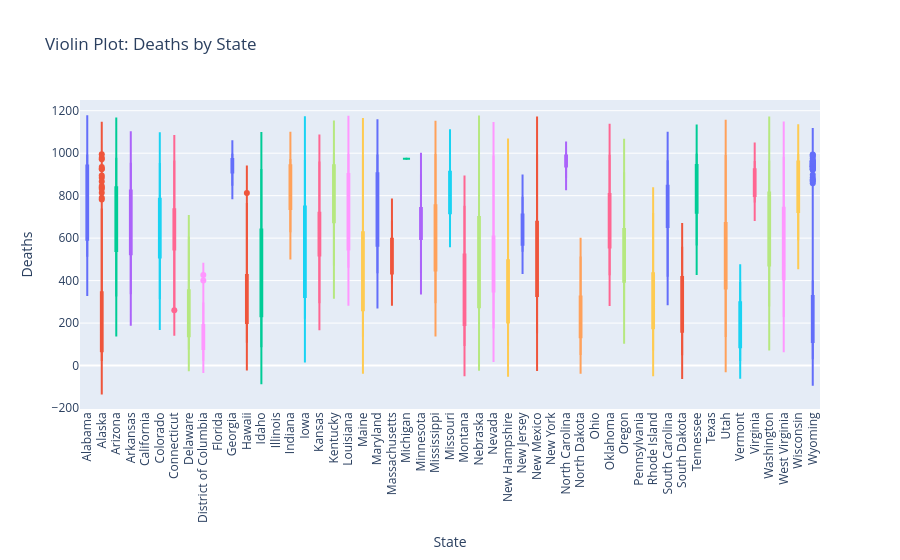

Notebook cell for this chart:
### Markdown cell above
**violin plot**

 combines aspects of a boxplot and a density plot to show the distribution of deaths by state. The width of the plot indicates the density of the data points.

### Code cell
# Create an interactive violin plot for Deaths by State
fig = px.violin(df,
                x='State',
                y='Deaths',
                color='State',  # Color each state differently
                box=True,  # Add a box plot inside the violin plot
                hover_data=['State', 'Deaths'],  # Show State and Deaths on hover
                title='Violin Plot: Deaths by State',
                labels={'Deaths': 'Deaths', 'State': 'State'})

# Customize the layout for better readability
fig.update_layout(
    title='Violin Plot: Deaths by State',
    xaxis_title='State',
    yaxis_title='Deaths',
    xaxis_tickangle=-90,  # Rotate the x-axis labels for better readability
    showlegend=False  # Hide the legend as each violin plot is already colored by state
)

# Show the plot
fig.show()

### Figure 1 — Plotly figure (JSON) as saved in the notebook; plotly's stock layout.template omitted (floating-point values rounded to 4 significant figures; data arrays with more than 128 entries replaced by an {"elided": "..."} marker saying what was removed)
{"data": [{"alignmentgroup": "True", "box": {"visible": true}, "hovertemplate": "State=%{x}<br>Deaths=%{y}<extra></extra>", "legendgroup": "Alabama", "marker": {"color": "#636efa"}, "name": "Alabama", "offsetgroup": "Alabama", "orientation": "v", "scalegroup": "True", "showlegend": true, "type": "violin", "x": {"elided": "209 str values"}, "x0": " ", "xaxis": "x", "y": {"elided": "209 int values"}, "y0": " ", "yaxis": "y"}, {"alignmentgroup": "True", "box": {"visible": true}, "hovertemplate": "State=%{x}<br>Deaths=%{y}<extra></extra>", "legendgroup": "Alaska", "marker": {"color": "#EF553B"}, "name": "Alaska", "offsetgroup": "Alaska", "orientation": "v", "scalegroup": "True", "showlegend": true, "type": "violin", "x": {"elided": "209 str values"}, "x0": " ", "xaxis": "x", "y": {"elided": "209 int values"}, "y0": " ", "yaxis": "y"}, {"alignmentgroup": "True", "box": {"visible": true}, "hovertemplate": "State=%{x}<br>Deaths=%{y}<extra></extra>", "legendgroup": "Arizona", "marker": {"color": "#00cc96"}, "name": "Arizona", "offsetgroup": "Arizona", "orientation": "v", "scalegroup": "True", "showlegend": true, "type": "violin", "x": {"elided": "209 str values"}, "x0": " ", "xaxis": "x", "y": {"elided": "209 int values"}, "y0": " ", "yaxis": "y"}, {"alignmentgroup": "True", "box": {"visible": true}, "hovertemplate": "State=%{x}<br>Deaths=%{y}<extra></extra>", "legendgroup": "Arkansas", "marker": {"color": "#ab63fa"}, "name": "Arkansas", "offsetgroup": "Arkansas", "orientation": "v", "scalegroup": "True", "showlegend": true, "type": "violin", "x": {"elided": "209 str values"}, "x0": " ", "xaxis": "x", "y": {"elided": "209 int values"}, "y0": " ", "yaxis": "y"}, {"alignmentgroup": "True", "box": {"visible": true}, "hovertemplate": "State=%{x}<br>Deaths=%{y}<extra></extra>", "legendgroup": "California", "marker": {"color": "#FFA15A"}, "name": "California", "offsetgroup": "California", "orientation": "v", "scalegroup": "True", "showlegend": true, "type": "violin", "x": {"elided": "209 str values"}, "x0": " ", "xaxis": "x", "y": {"elided": "209 null values"}, "y0": " ", "yaxis": "y"}, {"alignmentgroup": "True", "box": {"visible": true}, "hovertemplate": "State=%{x}<br>Deaths=%{y}<extra></extra>", "legendgroup": "Colorado", "marker": {"color": "#19d3f3"}, "name": "Colorado", "offsetgroup": "Colorado", "orientation": "v", "scalegroup": "True", "showlegend": true, "type": "violin", "x": {"elided": "209 str values"}, "x0": " ", "xaxis": "x", "y": {"elided": "209 int values"}, "y0": " ", "yaxis": "y"}, {"alignmentgroup": "True", "box": {"visible": true}, "hovertemplate": "State=%{x}<br>Deaths=%{y}<extra></extra>", "legendgroup": "Connecticut", "marker": {"color": "#FF6692"}, "name": "Connecticut", "offsetgroup": "Connecticut", "orientation": "v", "scalegroup": "True", "showlegend": true, "type": "violin", "x": {"elided": "209 str values"}, "x0": " ", "xaxis": "x", "y": {"elided": "209 int values"}, "y0": " ", "yaxis": "y"}, {"alignmentgroup": "True", "box": {"visible": true}, "hovertemplate": "State=%{x}<br>Deaths=%{y}<extra></extra>", "legendgroup": "Delaware", "marker": {"color": "#B6E880"}, "name": "Delaware", "offsetgroup": "Delaware", "orientation": "v", "scalegroup": "True", "showlegend": true, "type": "violin", "x": {"elided": "209 str values"}, "x0": " ", "xaxis": "x", "y": {"elided": "209 int values"}, "y0": " ", "yaxis": "y"}, {"alignmentgroup": "True", "box": {"visible": true}, "hovertemplate": "State=%{x}<br>Deaths=%{y}<extra></extra>", "legendgroup": "District of Columbia", "marker": {"color": "#FF97FF"}, "name": "District of Columbia", "offsetgroup": "District of Columbia", "orientation": "v", "scalegroup": "True", "showlegend": true, "type": "violin", "x": {"elided": "209 str values"}, "x0": " ", "xaxis": "x", "y": {"elided": "209 int values"}, "y0": " ", "yaxis": "y"}, {"alignmentgroup": "True", "box": {"visible": true}, "hovertemplate": "State=%{x}<br>Deaths=%{y}<extra></extra>", "legendgroup": "Florida", "marker": {"color": "#FECB52"}, "name": "Florida", "offsetgroup": "Florida", "orientation": "v", "scalegroup": "True", "showlegend": true, "type": "violin", "x": {"elided": "209 str values"}, "x0": " ", "xaxis": "x", "y": {"elided": "209 null values"}, "y0": " ", "yaxis": "y"}, {"alignmentgroup": "True", "box": {"visible": true}, "hovertemplate": "State=%{x}<br>Deaths=%{y}<extra></extra>", "legendgroup": "Georgia", "marker": {"color": "#636efa"}, "name": "Georgia", "offsetgroup": "Georgia", "orientation": "v", "scalegroup": "True", "showlegend": true, "type": "violin", "x": {"elided": "209 str values"}, "x0": " ", "xaxis": "x", "y": {"elided": "209 int values"}, "y0": " ", "yaxis": "y"}, {"alignmentgroup": "True", "box": {"visible": true}, "hovertemplate": "State=%{x}<br>Deaths=%{y}<extra></extra>", "legendgroup": "Hawaii", "marker": {"color": "#EF553B"}, "name": "Hawaii", "offsetgroup": "Hawaii", "orientation": "v", "scalegroup": "True", "showlegend": true, "type": "violin", "x": {"elided": "209 str values"}, "x0": " ", "xaxis": "x", "y": {"elided": "209 int values"}, "y0": " ", "yaxis": "y"}, {"alignmentgroup": "True", "box": {"visible": true}, "hovertemplate": "State=%{x}<br>Deaths=%{y}<extra></extra>", "legendgroup": "Idaho", "marker": {"color": "#00cc96"}, "name": "Idaho", "offsetgroup": "Idaho", "orientation": "v", "scalegroup": "True", "showlegend": true, "type": "violin", "x": {"elided": "209 str values"}, "x0": " ", "xaxis": "x", "y": {"elided": "209 int values"}, "y0": " ", "yaxis": "y"}, {"alignmentgroup": "True", "box": {"visible": true}, "hovertemplate": "State=%{x}<br>Deaths=%{y}<extra></extra>", "legendgroup": "Illinois", "marker": {"color": "#ab63fa"}, "name": "Illinois", "offsetgroup": "Illinois", "orientation": "v", "scalegroup": "True", "showlegend": true, "type": "violin", "x": {"elided": "209 str values"}, "x0": " ", "xaxis": "x", "y": {"elided": "209 null values"}, "y0": " ", "yaxis": "y"}, {"alignmentgroup": "True", "box": {"visible": true}, "hovertemplate": "State=%{x}<br>Deaths=%{y}<extra></extra>", "legendgroup": "Indiana", "marker": {"color": "#FFA15A"}, "name": "Indiana", "offsetgroup": "Indiana", "orientation": "v", "scalegroup": "True", "showlegend": true, "type": "violin", "x": {"elided": "209 str values"}, "x0": " ", "xaxis": "x", "y": {"elided": "209 int values"}, "y0": " ", "yaxis": "y"}, {"alignmentgroup": "True", "box": {"visible": true}, "hovertemplate": "State=%{x}<br>Deaths=%{y}<extra></extra>", "legendgroup": "Iowa", "marker": {"color": "#19d3f3"}, "name": "Iowa", "offsetgroup": "Iowa", "orientation": "v", "scalegroup": "True", "showlegend": true, "type": "violin", "x": {"elided": "209 str values"}, "x0": " ", "xaxis": "x", "y": {"elided": "209 int values"}, "y0": " ", "yaxis": "y"}, {"alignmentgroup": "True", "box": {"visible": true}, "hovertemplate": "State=%{x}<br>Deaths=%{y}<extra></extra>", "legendgroup": "Kansas", "marker": {"color": "#FF6692"}, "name": "Kansas", "offsetgroup": "Kansas", "orientation": "v", "scalegroup": "True", "showlegend": true, "type": "violin", "x": {"elided": "209 str values"}, "x0": " ", "xaxis": "x", "y": {"elided": "209 int values"}, "y0": " ", "yaxis": "y"}, {"alignmentgroup": "True", "box": {"visible": true}, "hovertemplate": "State=%{x}<br>Deaths=%{y}<extra></extra>", "legendgroup": "Kentucky", "marker": {"color": "#B6E880"}, "name": "Kentucky", "offsetgroup": "Kentucky", "orientation": "v", "scalegroup": "True", "showlegend": true, "type": "violin", "x": {"elided": "209 str values"}, "x0": " ", "xaxis": "x", "y": {"elided": "209 int values"}, "y0": " ", "yaxis": "y"}, {"alignmentgroup": "True", "box": {"visible": true}, "hovertemplate": "State=%{x}<br>Deaths=%{y}<extra></extra>", "legendgroup": "Louisiana", "marker": {"color": "#FF97FF"}, "name": "Louisiana", "offsetgroup": "Louisiana", "orientation": "v", "scalegroup": "True", "showlegend": true, "type": "violin", "x": {"elided": "209 str values"}, "x0": " ", "xaxis": "x", "y": {"elided": "209 int values"}, "y0": " ", "yaxis": "y"}, {"alignmentgroup": "True", "box": {"visible": true}, "hovertemplate": "State=%{x}<br>Deaths=%{y}<extra></extra>", "legendgroup": "Maine", "marker": {"color": "#FECB52"}, "name": "Maine", "offsetgroup": "Maine", "orientation": "v", "scalegroup": "True", "showlegend": true, "type": "violin", "x": {"elided": "209 str values"}, "x0": " ", "xaxis": "x", "y": {"elided": "209 int values"}, "y0": " ", "yaxis": "y"}, {"alignmentgroup": "True", "box": {"visible": true}, "hovertemplate": "State=%{x}<br>Deaths=%{y}<extra></extra>", "legendgroup": "Maryland", "marker": {"color": "#636efa"}, "name": "Maryland", "offsetgroup": "Maryland", "orientation": "v", "scalegroup": "True", "showlegend": true, "type": "violin", "x": {"elided": "209 str values"}, "x0": " ", "xaxis": "x", "y": {"elided": "209 int values"}, "y0": " ", "yaxis": "y"}, {"alignmentgroup": "True", "box": {"visible": true}, "hovertemplate": "State=%{x}<br>Deaths=%{y}<extra></extra>", "legendgroup": "Massachusetts", "marker": {"color": "#EF553B"}, "name": "Massachusetts", "offsetgroup": "Massachusetts", "orientation": "v", "scalegroup": "True", "showlegend": true, "type": "violin", "x": {"elided": "209 str values"}, "x0": " ", "xaxis": "x", "y": {"elided": "209 int values"}, "y0": " ", "yaxis": "y"}, {"alignmentgroup": "True", "box": {"visible": true}, "hovertemplate": "State=%{x}<br>Deaths=%{y}<extra></extra>", "legendgroup": "Michigan", "marker": {"color": "#00cc96"}, "name": "Michigan", "offsetgroup": "Michigan", "orientation": "v", "scalegroup": "True", "showlegend": true, "type": "violin", "x": {"elided": "209 str values"}, "x0": " ", "xaxis": "x", "y": {"elided": "209 int values"}, "y0": " ", "yaxis": "y"}, {"alignmentgroup": "True", "box": {"visible": true}, "hovertemplate": "State=%{x}<br>Deaths=%{y}<extra></extra>", "legendgroup": "Minnesota", "marker": {"color": "#ab63fa"}, "name": "Minnesota", "offsetgroup": "Minnesota", "orientation": "v", "scalegroup": "True", "showlegend": true, "type": "violin", "x": {"elided": "209 str values"}, "x0": " ", "xaxis": "x", "y": {"elided": "209 int values"}, "y0": " ", "yaxis": "y"}, {"alignmentgroup": "True", "box": {"visible": true}, "hovertemplate": "State=%{x}<br>Deaths=%{y}<extra></extra>", "legendgroup": "Mississippi", "marker": {"color": "#FFA15A"}, "name": "Mississippi", "offsetgroup": "Mississippi", "orientation": "v", "scalegroup": "True", "showlegend": true, "type": "violin", "x": {"elided": "209 str values"}, "x0": " ", "xaxis": "x", "y": {"elided": "209 int values"}, "y0": " ", "yaxis": "y"}, {"alignmentgroup": "True", "box": {"visible": true}, "hovertemplate": "State=%{x}<br>Deaths=%{y}<extra></extra>", "legendgroup": "Missouri", "marker": {"color": "#19d3f3"}, "name": "Missouri", "offsetgroup": "Missouri", "orientation": "v", "scalegroup": "True", "showlegend": true, "type": "violin", "x": {"elided": "209 str values"}, "x0": " ", "xaxis": "x", "y": {"elided": "209 int values"}, "y0": " ", "yaxis": "y"}, {"alignmentgroup": "True", "box": {"visible": true}, "hovertemplate": "State=%{x}<br>Deaths=%{y}<extra></extra>", "legendgroup": "Montana", "marker": {"color": "#FF6692"}, "name": "Montana", "offsetgroup": "Montana", "orientation": "v", "scalegroup": "True", "showlegend": true, "type": "violin", "x": {"elided": "209 str values"}, "x0": " ", "xaxis": "x", "y": {"elided": "209 int values"}, "y0": " ", "yaxis": "y"}, {"alignmentgroup": "True", "box": {"visible": true}, "hovertemplate": "State=%{x}<br>Deaths=%{y}<extra></extra>", "legendgroup": "Nebraska", "marker": {"color": "#B6E880"}, "name": "Nebraska", "offsetgroup": "Nebraska", "orientation": "v", "scalegroup": "True", "showlegend": true, "type": "violin", "x": {"elided": "209 str values"}, "x0": " ", "xaxis": "x", "y": {"elided": "209 int values"}, "y0": " ", "yaxis": "y"}, {"alignmentgroup": "True", "box": {"visible": true}, "hovertemplate": "State=%{x}<br>Deaths=%{y}<extra></extra>", "legendgroup": "Nevada", "marker": {"color": "#FF97FF"}, "name": "Nevada", "offsetgroup": "Nevada", "orientation": "v", "scalegroup": "True", "showlegend": true, "type": "violin", "x": {"elided": "209 str values"}, "x0": " ", "xaxis": "x", "y": {"elided": "209 int values"}, "y0": " ", "yaxis": "y"}, {"alignmentgroup": "True", "box": {"visible": true}, "hovertemplate": "State=%{x}<br>Deaths=%{y}<extra></extra>", "legendgroup": "New Hampshire", "marker": {"color": "#FECB52"}, "name": "New Hampshire", "offsetgroup": "New Hampshire", "orientation": "v", "scalegroup": "True", "showlegend": true, "type": "violin", "x": {"elided": "209 str values"}, "x0": " ", "xaxis": "x", "y": {"elided": "209 int values"}, "y0": " ", "yaxis": "y"}, {"alignmentgroup": "True", "box": {"visible": true}, "hovertemplate": "State=%{x}<br>Deaths=%{y}<extra></extra>", "legendgroup": "New Jersey", "marker": {"color": "#636efa"}, "name": "New Jersey", "offsetgroup": "New Jersey", "orientation": "v", "scalegroup": "True", "showlegend": true, "type": "violin", "x": {"elided": "209 str values"}, "x0": " ", "xaxis": "x", "y": {"elided": "209 int values"}, "y0": " ", "yaxis": "y"}, {"alignmentgroup": "True", "box": {"visible": true}, "hovertemplate": "State=%{x}<br>Deaths=%{y}<extra></extra>", "legendgroup": "New Mexico", "marker": {"color": "#EF553B"}, "name": "New Mexico", "offsetgroup": "New Mexico", "orientation": "v", "scalegroup": "True", "showlegend": true, "type": "violin", "x": {"elided": "209 str values"}, "x0": " ", "xaxis": "x", "y": {"elided": "209 int values"}, "y0": " ", "yaxis": "y"}, {"alignmentgroup": "True", "box": {"visible": true}, "hovertemplate": "State=%{x}<br>Deaths=%{y}<extra></extra>", "legendgroup": "New York", "marker": {"color": "#00cc96"}, "name": "New York", "offsetgroup": "New York", "orientation": "v", "scalegroup": "True", "showlegend": true, "type": "violin", "x": {"elided": "209 str values"}, "x0": " ", "xaxis": "x", "y": {"elided": "209 null values"}, "y0": " ", "yaxis": "y"}, {"alignmentgroup": "True", "box": {"visible": true}, "hovertemplate": "State=%{x}<br>Deaths=%{y}<extra></extra>", "legendgroup": "North Carolina", "marker": {"color": "#ab63fa"}, "name": "North Carolina", "offsetgroup": "North Carolina", "orientation": "v", "scalegroup": "True", "showlegend": true, "type": "violin", "x": {"elided": "209 str values"}, "x0": " ", "xaxis": "x", "y": {"elided": "209 int values"}, "y0": " ", "yaxis": "y"}, {"alignmentgroup": "True", "box": {"visible": true}, "hovertemplate": "State=%{x}<br>Deaths=%{y}<extra></extra>", "legendgroup": "North Dakota", "marker": {"color": "#FFA15A"}, "name": "North Dakota", "offsetgroup": "North Dakota", "orientation": "v", "scalegroup": "True", "showlegend": true, "type": "violin", "x": {"elided": "209 str values"}, "x0": " ", "xaxis": "x", "y": {"elided": "209 int values"}, "y0": " ", "yaxis": "y"}, {"alignmentgroup": "True", "box": {"visible": true}, "hovertemplate": "State=%{x}<br>Deaths=%{y}<extra></extra>", "legendgroup": "Ohio", "marker": {"color": "#19d3f3"}, "name": "Ohio", "offsetgroup": "Ohio", "orientation": "v", "scalegroup": "True", "showlegend": true, "type": "violin", "x": {"elided": "209 str values"}, "x0": " ", "xaxis": "x", "y": {"elided": "209 null values"}, "y0": " ", "yaxis": "y"}, {"alignmentgroup": "True", "box": {"visible": true}, "hovertemplate": "State=%{x}<br>Deaths=%{y}<extra></extra>", "legendgroup": "Oklahoma", "marker": {"color": "#FF6692"}, "name": "Oklahoma", "offsetgroup": "Oklahoma", "orientation": "v", "scalegroup": "True", "showlegend": true, "type": "violin", "x": {"elided": "209 str values"}, "x0": " ", "xaxis": "x", "y": {"elided": "209 int values"}, "y0": " ", "yaxis": "y"}, {"alignmentgroup": "True", "box": {"visible": true}, "hovertemplate": "State=%{x}<br>Deaths=%{y}<extra></extra>", "legendgroup": "Oregon", "marker": {"color": "#B6E880"}, "name": "Oregon", "offsetgroup": "Oregon", "orientation": "v", "scalegroup": "True", "showlegend": true, "type": "violin", "x": {"elided": "209 str values"}, "x0": " ", "xaxis": "x", "y": {"elided": "209 int values"}, "y0": " ", "yaxis": "y"}, {"alignmentgroup": "True", "box": {"visible": true}, "hovertemplate": "State=%{x}<br>Deaths=%{y}<extra></extra>", "legendgroup": "Pennsylvania", "marker": {"color": "#FF97FF"}, "name": "Pennsylvania", "offsetgroup": "Pennsylvania", "orientation": "v", "scalegroup": "True", "showlegend": true, "type": "violin", "x": {"elided": "209 str values"}, "x0": " ", "xaxis": "x", "y": {"elided": "209 null values"}, "y0": " ", "yaxis": "y"}, {"alignmentgroup": "True", "box": {"visible": true}, "hovertemplate": "State=%{x}<br>Deaths=%{y}<extra></extra>", "legendgroup": "Rhode Island", "marker": {"color": "#FECB52"}, "name": "Rhode Island", "offsetgroup": "Rhode Island", "orientation": "v", "scalegroup": "True", "showlegend": true, "type": "violin", "x": {"elided": "209 str values"}, "x0": " ", "xaxis": "x", "y": {"elided": "209 int values"}, "y0": " ", "yaxis": "y"}, {"alignmentgroup": "True", "box": {"visible": true}, "hovertemplate": "State=%{x}<br>Deaths=%{y}<extra></extra>", "legendgroup": "South Carolina", "marker": {"color": "#636efa"}, "name": "South Carolina", "offsetgroup": "South Carolina", "orientation": "v", "scalegroup": "True", "showlegend": true, "type": "violin", "x": {"elided": "209 str values"}, "x0": " ", "xaxis": "x", "y": {"elided": "209 int values"}, "y0": " ", "yaxis": "y"}, {"alignmentgroup": "True", "box": {"visible": true}, "hovertemplate": "State=%{x}<br>Deaths=%{y}<extra></extra>", "legendgroup": "South Dakota", "marker": {"color": "#EF553B"}, "name": "South Dakota", "offsetgroup": "South Dakota", "orientation": "v", "scalegroup": "True", "showlegend": true, "type": "violin", "x": {"elided": "209 str values"}, "x0": " ", "xaxis": "x", "y": {"elided": "209 int values"}, "y0": " ", "yaxis": "y"}, {"alignmentgroup": "True", "box": {"visible": true}, "hovertemplate": "State=%{x}<br>Deaths=%{y}<extra></extra>", "legendgroup": "Tennessee", "marker": {"color": "#00cc96"}, "name": "Tennessee", "offsetgroup": "Tennessee", "orientation": "v", "scalegroup": "True", "showlegend": true, "type": "violin", "x": {"elided": "209 str values"}, "x0": " ", "xaxis": "x", "y": {"elided": "209 int values"}, "y0": " ", "yaxis": "y"}, {"alignmentgroup": "True", "box": {"visible": true}, "hovertemplate": "State=%{x}<br>Deaths=%{y}<extra></extra>", "legendgroup": "Texas", "marker": {"color": "#ab63fa"}, "name": "Texas", "offsetgroup": "Texas", "orientation": "v", "scalegroup": "True", "showlegend": true, "type": "violin", "x": {"elided": "209 str values"}, "x0": " ", "xaxis": "x", "y": {"elided": "209 null values"}, "y0": " ", "yaxis": "y"}, {"alignmentgroup": "True", "box": {"visible": true}, "hovertemplate": "State=%{x}<br>Deaths=%{y}<extra></extra>", "legendgroup": "Utah", "marker": {"color": "#FFA15A"}, "name": "Utah", "offsetgroup": "Utah", "orientation": "v", "scalegroup": "True", "showlegend": true, "type": "violin", "x": {"elided": "209 str values"}, "x0": " ", "xaxis": "x", "y": {"elided": "209 int values"}, "y0": " ", "yaxis": "y"}, {"alignmentgroup": "True", "box": {"visible": true}, "hovertemplate": "State=%{x}<br>Deaths=%{y}<extra></extra>", "legendgroup": "Vermont", "marker": {"color": "#19d3f3"}, "name": "Vermont", "offsetgroup": "Vermont", "orientation": "v", "scalegroup": "True", "showlegend": true, "type": "violin", "x": {"elided": "209 str values"}, "x0": " ", "xaxis": "x", "y": {"elided": "209 int values"}, "y0": " ", "yaxis": "y"}, {"alignmentgroup": "True", "box": {"visible": true}, "hovertemplate": "State=%{x}<br>Deaths=%{y}<extra></extra>", "legendgroup": "Virginia", "marker": {"color": "#FF6692"}, "name": "Virginia", "offsetgroup": "Virginia", "orientation": "v", "scalegroup": "True", "showlegend": true, "type": "violin", "x": {"elided": "209 str values"}, "x0": " ", "xaxis": "x", "y": {"elided": "209 int values"}, "y0": " ", "yaxis": "y"}, {"alignmentgroup": "True", "box": {"visible": true}, "hovertemplate": "State=%{x}<br>Deaths=%{y}<extra></extra>", "legendgroup": "Washington", "marker": {"color": "#B6E880"}, "name": "Washington", "offsetgroup": "Washington", "orientation": "v", "scalegroup": "True", "showlegend": true, "type": "violin", "x": {"elided": "209 str values"}, "x0": " ", "xaxis": "x", "y": {"elided": "209 int values"}, "y0": " ", "yaxis": "y"}, {"alignmentgroup": "True", "box": {"visible": true}, "hovertemplate": "State=%{x}<br>Deaths=%{y}<extra></extra>", "legendgroup": "West Virginia", "marker": {"color": "#FF97FF"}, "name": "West Virginia", "offsetgroup": "West Virginia", "orientation": "v", "scalegroup": "True", "showlegend": true, "type": "violin", "x": {"elided": "209 str values"}, "x0": " ", "xaxis": "x", "y": {"elided": "209 int values"}, "y0": " ", "yaxis": "y"}, {"alignmentgroup": "True", "box": {"visible": true}, "hovertemplate": "State=%{x}<br>Deaths=%{y}<extra></extra>", "legendgroup": "Wisconsin", "marker": {"color": "#FECB52"}, "name": "Wisconsin", "offsetgroup": "Wisconsin", "orientation": "v", "scalegroup": "True", "showlegend": true, "type": "violin", "x": {"elided": "209 str values"}, "x0": " ", "xaxis": "x", "y": {"elided": "209 int values"}, "y0": " ", "yaxis": "y"}, {"alignmentgroup": "True", "box": {"visible": true}, "hovertemplate": "State=%{x}<br>Deaths=%{y}<extra></extra>", "legendgroup": "Wyoming", "marker": {"color": "#636efa"}, "name": "Wyoming", "offsetgroup": "Wyoming", "orientation": "v", "scalegroup": "True", "showlegend": true, "type": "violin", "x": {"elided": "209 str values"}, "x0": " ", "xaxis": "x", "y": {"elided": "209 int values"}, "y0": " ", "yaxis": "y"}, {"alignmentgroup": "True", "box": {"visible": true}, "hovertemplate": "State=%{x}<br>Deaths=%{y}<extra></extra>", "legendgroup": "United States", "marker": {"color": "#EF553B"}, "name": "United States", "offsetgroup": "United States", "orientation": "v", "scalegroup": "True", "showlegend": true, "type": "violin", "x": {"elided": "208 str values"}, "x0": " ", "xaxis": "x", "y": {"elided": "208 null values"}, "y0": " ", "yaxis": "y"}], "layout": {"legend": {"title": {"text": "State"}, "tracegroupgap": 0}, "showlegend": false, "title": {"text": "Violin Plot: Deaths by State"}, "violinmode": "overlay", "xaxis": {"anchor": "y", "categoryarray": ["Alabama", "Alaska", "Arizona", "Arkansas", "California", "Colorado", "Connecticut", "Delaware", "District of Columbia", "Florida", "Georgia", "Hawaii", "Idaho", "Illinois", "Indiana", "Iowa", "Kansas", "Kentucky", "Louisiana", "Maine", "Maryland", "Massachusetts", "Michigan", "Minnesota", "Mississippi", "Missouri", "Montana", "Nebraska", "Nevada", "New Hampshire", "New Jersey", "New Mexico", "New York", "North Carolina", "North Dakota", "Ohio", "Oklahoma", "Oregon", "Pennsylvania", "Rhode Island", "South Carolina", "South Dakota", "Tennessee", "Texas", "Utah", "Vermont", "Virginia", "Washington", "West Virginia", "Wisconsin", "Wyoming", "United States"], "categoryorder": "array", "domain": [0, 1], "tickangle": -90, "title": {"text": "State"}}, "yaxis": {"anchor": "x", "domain": [0, 1], "title": {"text": "Deaths"}}}}
